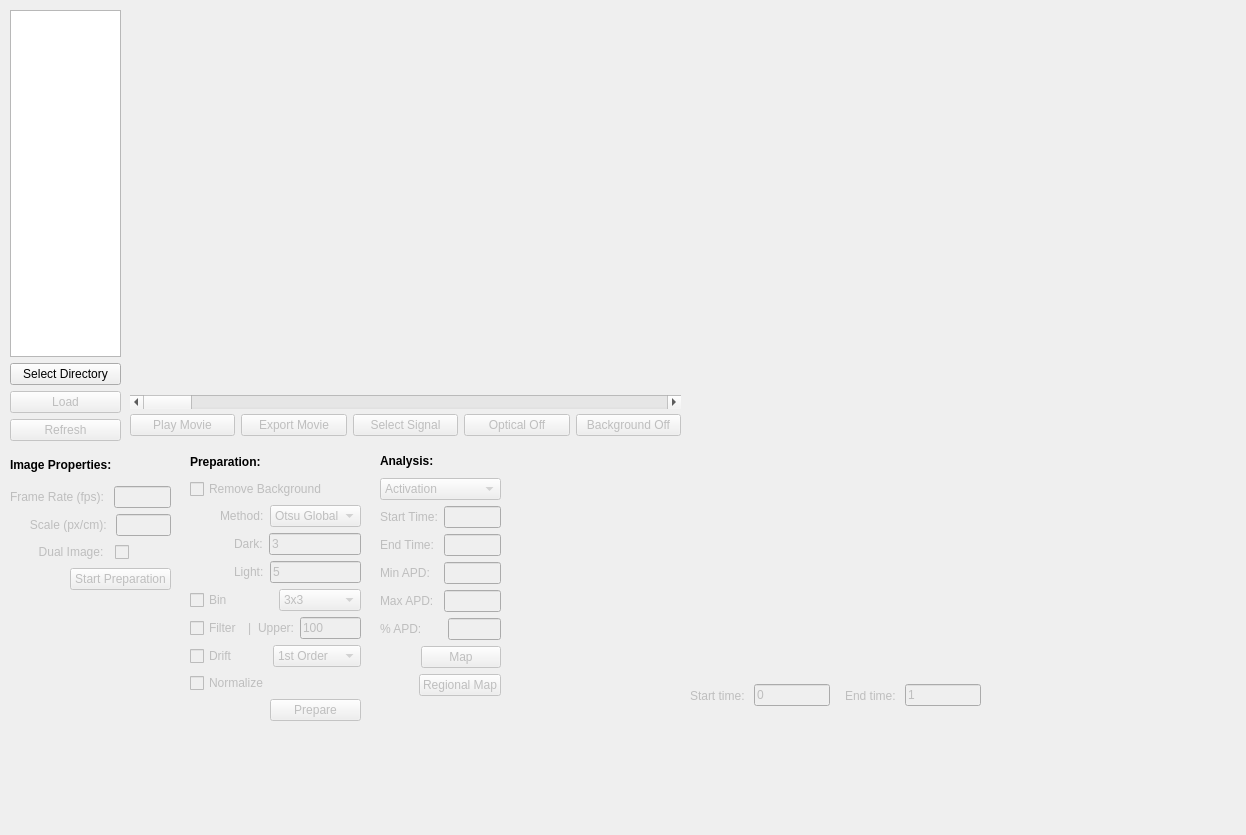
<?xml version="1.0" encoding="UTF-8"?>
<ui version="4.0">
 <class>MainWindow</class>
 <widget class="QMainWindow" name="MainWindow">
  <property name="geometry">
   <rect>
    <x>0</x>
    <y>0</y>
    <width>1246</width>
    <height>835</height>
   </rect>
  </property>
  <property name="sizePolicy">
   <sizepolicy hsizetype="Expanding" vsizetype="Expanding">
    <horstretch>0</horstretch>
    <verstretch>0</verstretch>
   </sizepolicy>
  </property>
  <property name="windowTitle">
   <string>MainWindow</string>
  </property>
  <widget class="QWidget" name="centralwidget">
   <widget class="QWidget" name="verticalLayoutWidget">
    <property name="geometry">
     <rect>
      <x>10</x>
      <y>10</y>
      <width>111</width>
      <height>431</height>
     </rect>
    </property>
    <layout class="QVBoxLayout" name="load_image_tools_vl">
     <item>
      <widget class="QListWidget" name="file_list"/>
     </item>
     <item>
      <widget class="QPushButton" name="sel_dir_button">
       <property name="text">
        <string>Select Directory</string>
       </property>
      </widget>
     </item>
     <item>
      <widget class="QPushButton" name="load_button">
       <property name="enabled">
        <bool>false</bool>
       </property>
       <property name="text">
        <string>Load</string>
       </property>
      </widget>
     </item>
     <item>
      <widget class="QPushButton" name="refresh_button">
       <property name="enabled">
        <bool>false</bool>
       </property>
       <property name="text">
        <string>Refresh</string>
       </property>
      </widget>
     </item>
    </layout>
   </widget>
   <widget class="QWidget" name="verticalLayoutWidget_2">
    <property name="geometry">
     <rect>
      <x>10</x>
      <y>450</y>
      <width>161</width>
      <height>140</height>
     </rect>
    </property>
    <layout class="QVBoxLayout" name="image_properties_vl">
     <item>
      <widget class="QLabel" name="image_prop_header">
       <property name="font">
        <font>
         <pointsize>9</pointsize>
         <weight>75</weight>
         <bold>true</bold>
        </font>
       </property>
       <property name="text">
        <string>Image Properties:</string>
       </property>
      </widget>
     </item>
     <item>
      <layout class="QHBoxLayout" name="frame_rate_hl">
       <item>
        <widget class="QLabel" name="frame_rate_label">
         <property name="enabled">
          <bool>false</bool>
         </property>
         <property name="text">
          <string>Frame Rate (fps): </string>
         </property>
        </widget>
       </item>
       <item>
        <widget class="QLineEdit" name="frame_rate_edit">
         <property name="enabled">
          <bool>false</bool>
         </property>
        </widget>
       </item>
      </layout>
     </item>
     <item>
      <layout class="QHBoxLayout" name="image_scale_hl">
       <item>
        <widget class="QLabel" name="image_scale_label">
         <property name="enabled">
          <bool>false</bool>
         </property>
         <property name="text">
          <string>      Scale (px/cm): </string>
         </property>
        </widget>
       </item>
       <item>
        <widget class="QLineEdit" name="image_scale_edit">
         <property name="enabled">
          <bool>false</bool>
         </property>
        </widget>
       </item>
      </layout>
     </item>
     <item>
      <layout class="QHBoxLayout" name="dual_image_hl">
       <item>
        <widget class="QCheckBox" name="dual_image_checkbox">
         <property name="enabled">
          <bool>false</bool>
         </property>
         <property name="layoutDirection">
          <enum>Qt::RightToLeft</enum>
         </property>
         <property name="text">
          <string>Dual Image:  </string>
         </property>
        </widget>
       </item>
       <item>
        <spacer name="horizontalSpacer">
         <property name="orientation">
          <enum>Qt::Horizontal</enum>
         </property>
         <property name="sizeType">
          <enum>QSizePolicy::Fixed</enum>
         </property>
         <property name="sizeHint" stdset="0">
          <size>
           <width>42</width>
           <height>20</height>
          </size>
         </property>
        </spacer>
       </item>
      </layout>
     </item>
     <item>
      <layout class="QHBoxLayout" name="start_prep_hl">
       <item>
        <spacer name="horizontalSpacer_2">
         <property name="orientation">
          <enum>Qt::Horizontal</enum>
         </property>
         <property name="sizeType">
          <enum>QSizePolicy::Fixed</enum>
         </property>
         <property name="sizeHint" stdset="0">
          <size>
           <width>60</width>
           <height>20</height>
          </size>
         </property>
        </spacer>
       </item>
       <item>
        <widget class="QPushButton" name="data_prop_button">
         <property name="enabled">
          <bool>false</bool>
         </property>
         <property name="text">
          <string>Start Preparation</string>
         </property>
        </widget>
       </item>
      </layout>
     </item>
    </layout>
   </widget>
   <widget class="QWidget" name="verticalLayoutWidget_3">
    <property name="geometry">
     <rect>
      <x>130</x>
      <y>10</y>
      <width>551</width>
      <height>381</height>
     </rect>
    </property>
    <layout class="QVBoxLayout" name="mpl_vl_window">
     <property name="spacing">
      <number>0</number>
     </property>
    </layout>
   </widget>
   <widget class="QWidget" name="verticalLayoutWidget_4">
    <property name="geometry">
     <rect>
      <x>690</x>
      <y>10</y>
      <width>541</width>
      <height>631</height>
     </rect>
    </property>
    <layout class="QVBoxLayout" name="mpl_sigvl_window"/>
   </widget>
   <widget class="QWidget" name="horizontalLayoutWidget">
    <property name="geometry">
     <rect>
      <x>130</x>
      <y>410</y>
      <width>551</width>
      <height>31</height>
     </rect>
    </property>
    <layout class="QHBoxLayout" name="image_hl_buttongroup">
     <item>
      <widget class="QPushButton" name="play_movie_button">
       <property name="enabled">
        <bool>false</bool>
       </property>
       <property name="text">
        <string>Play Movie</string>
       </property>
      </widget>
     </item>
     <item>
      <widget class="QPushButton" name="export_movie_button">
       <property name="enabled">
        <bool>false</bool>
       </property>
       <property name="text">
        <string>Export Movie</string>
       </property>
      </widget>
     </item>
     <item>
      <widget class="QPushButton" name="signal_select_button">
       <property name="enabled">
        <bool>false</bool>
       </property>
       <property name="text">
        <string>Select Signal</string>
       </property>
      </widget>
     </item>
     <item>
      <widget class="QPushButton" name="optical_toggle_button">
       <property name="enabled">
        <bool>false</bool>
       </property>
       <property name="text">
        <string>Optical Off</string>
       </property>
      </widget>
     </item>
     <item>
      <widget class="QPushButton" name="bkgd_toggle_button">
       <property name="enabled">
        <bool>false</bool>
       </property>
       <property name="text">
        <string>Background Off</string>
       </property>
      </widget>
     </item>
    </layout>
   </widget>
   <widget class="QWidget" name="verticalLayoutWidget_5">
    <property name="geometry">
     <rect>
      <x>130</x>
      <y>390</y>
      <width>551</width>
      <height>24</height>
     </rect>
    </property>
    <layout class="QVBoxLayout" name="movie_scroll_vl">
     <item>
      <widget class="QScrollBar" name="movie_scroll_obj">
       <property name="orientation">
        <enum>Qt::Horizontal</enum>
       </property>
      </widget>
     </item>
    </layout>
   </widget>
   <widget class="QWidget" name="verticalLayoutWidget_6">
    <property name="geometry">
     <rect>
      <x>190</x>
      <y>450</y>
      <width>171</width>
      <height>271</height>
     </rect>
    </property>
    <layout class="QVBoxLayout" name="prep_button_group">
     <item>
      <widget class="QLabel" name="image_prep_header">
       <property name="font">
        <font>
         <pointsize>9</pointsize>
         <weight>75</weight>
         <bold>true</bold>
        </font>
       </property>
       <property name="text">
        <string>Preparation:</string>
       </property>
      </widget>
     </item>
     <item>
      <layout class="QHBoxLayout" name="rm_bkgd_checkbox_hl">
       <item>
        <widget class="QCheckBox" name="rm_bkgd_checkbox">
         <property name="enabled">
          <bool>false</bool>
         </property>
         <property name="sizePolicy">
          <sizepolicy hsizetype="Fixed" vsizetype="Fixed">
           <horstretch>0</horstretch>
           <verstretch>0</verstretch>
          </sizepolicy>
         </property>
         <property name="text">
          <string>Remove Background</string>
         </property>
        </widget>
       </item>
       <item>
        <spacer name="horizontalSpacer_6">
         <property name="orientation">
          <enum>Qt::Horizontal</enum>
         </property>
         <property name="sizeHint" stdset="0">
          <size>
           <width>40</width>
           <height>20</height>
          </size>
         </property>
        </spacer>
       </item>
      </layout>
     </item>
     <item>
      <layout class="QHBoxLayout" name="rm_bkgd_hl">
       <item>
        <spacer name="horizontalSpacer_5">
         <property name="orientation">
          <enum>Qt::Horizontal</enum>
         </property>
         <property name="sizeType">
          <enum>QSizePolicy::Fixed</enum>
         </property>
         <property name="sizeHint" stdset="0">
          <size>
           <width>30</width>
           <height>20</height>
          </size>
         </property>
        </spacer>
       </item>
       <item>
        <widget class="QLabel" name="rm_bkgd_method_label">
         <property name="enabled">
          <bool>false</bool>
         </property>
         <property name="text">
          <string>Method:</string>
         </property>
        </widget>
       </item>
       <item>
        <widget class="QComboBox" name="rm_bkgd_method_drop">
         <property name="enabled">
          <bool>false</bool>
         </property>
         <property name="sizePolicy">
          <sizepolicy hsizetype="Expanding" vsizetype="Fixed">
           <horstretch>0</horstretch>
           <verstretch>0</verstretch>
          </sizepolicy>
         </property>
         <item>
          <property name="text">
           <string>Otsu Global</string>
          </property>
         </item>
         <item>
          <property name="text">
           <string>Mean</string>
          </property>
         </item>
         <item>
          <property name="text">
           <string>Random Walk</string>
          </property>
         </item>
        </widget>
       </item>
      </layout>
     </item>
     <item>
      <layout class="QHBoxLayout" name="bkgd_dark_hl">
       <item>
        <spacer name="horizontalSpacer_3">
         <property name="orientation">
          <enum>Qt::Horizontal</enum>
         </property>
         <property name="sizeType">
          <enum>QSizePolicy::Fixed</enum>
         </property>
         <property name="sizeHint" stdset="0">
          <size>
           <width>44</width>
           <height>20</height>
          </size>
         </property>
        </spacer>
       </item>
       <item>
        <widget class="QLabel" name="bkgd_dark_label">
         <property name="enabled">
          <bool>false</bool>
         </property>
         <property name="text">
          <string>Dark:</string>
         </property>
        </widget>
       </item>
       <item>
        <widget class="QLineEdit" name="bkgd_dark_edit">
         <property name="enabled">
          <bool>false</bool>
         </property>
         <property name="text">
          <string>3</string>
         </property>
        </widget>
       </item>
      </layout>
     </item>
     <item>
      <layout class="QHBoxLayout" name="bkgd_light_hl">
       <item>
        <spacer name="horizontalSpacer_4">
         <property name="orientation">
          <enum>Qt::Horizontal</enum>
         </property>
         <property name="sizeType">
          <enum>QSizePolicy::Fixed</enum>
         </property>
         <property name="sizeHint" stdset="0">
          <size>
           <width>44</width>
           <height>20</height>
          </size>
         </property>
        </spacer>
       </item>
       <item>
        <widget class="QLabel" name="bkgd_light_label">
         <property name="enabled">
          <bool>false</bool>
         </property>
         <property name="text">
          <string>Light:</string>
         </property>
        </widget>
       </item>
       <item>
        <widget class="QLineEdit" name="bkgd_light_edit">
         <property name="enabled">
          <bool>false</bool>
         </property>
         <property name="text">
          <string>5</string>
         </property>
        </widget>
       </item>
      </layout>
     </item>
     <item>
      <layout class="QHBoxLayout" name="bin_hl">
       <item>
        <widget class="QCheckBox" name="bin_checkbox">
         <property name="enabled">
          <bool>false</bool>
         </property>
         <property name="text">
          <string>Bin</string>
         </property>
        </widget>
       </item>
       <item>
        <widget class="QComboBox" name="bin_drop">
         <property name="enabled">
          <bool>false</bool>
         </property>
         <item>
          <property name="text">
           <string>3x3</string>
          </property>
         </item>
         <item>
          <property name="text">
           <string>5x5</string>
          </property>
         </item>
         <item>
          <property name="text">
           <string>7x7</string>
          </property>
         </item>
        </widget>
       </item>
      </layout>
     </item>
     <item>
      <layout class="QHBoxLayout" name="filter_hl">
       <item>
        <layout class="QHBoxLayout" name="horizontalLayout">
         <item>
          <widget class="QCheckBox" name="filter_checkbox">
           <property name="enabled">
            <bool>false</bool>
           </property>
           <property name="text">
            <string>Filter</string>
           </property>
          </widget>
         </item>
         <item>
          <widget class="QLabel" name="filter_label_separator">
           <property name="enabled">
            <bool>false</bool>
           </property>
           <property name="text">
            <string>|</string>
           </property>
          </widget>
         </item>
         <item>
          <widget class="QLabel" name="filter_upper_label">
           <property name="enabled">
            <bool>false</bool>
           </property>
           <property name="text">
            <string>Upper:</string>
           </property>
          </widget>
         </item>
         <item>
          <widget class="QLineEdit" name="filter_upper_edit">
           <property name="enabled">
            <bool>false</bool>
           </property>
           <property name="sizePolicy">
            <sizepolicy hsizetype="Minimum" vsizetype="Fixed">
             <horstretch>0</horstretch>
             <verstretch>0</verstretch>
            </sizepolicy>
           </property>
           <property name="text">
            <string>100</string>
           </property>
          </widget>
         </item>
        </layout>
       </item>
      </layout>
     </item>
     <item>
      <layout class="QHBoxLayout" name="drift_hl">
       <item>
        <widget class="QCheckBox" name="drift_checkbox">
         <property name="enabled">
          <bool>false</bool>
         </property>
         <property name="text">
          <string>Drift</string>
         </property>
        </widget>
       </item>
       <item>
        <widget class="QComboBox" name="drift_drop">
         <property name="enabled">
          <bool>false</bool>
         </property>
         <item>
          <property name="text">
           <string>1st Order</string>
          </property>
         </item>
         <item>
          <property name="text">
           <string>2nd Order</string>
          </property>
         </item>
         <item>
          <property name="text">
           <string>3rd Order</string>
          </property>
         </item>
         <item>
          <property name="text">
           <string>4th Order</string>
          </property>
         </item>
         <item>
          <property name="text">
           <string>5th Order</string>
          </property>
         </item>
         <item>
          <property name="text">
           <string>6th Order</string>
          </property>
         </item>
         <item>
          <property name="text">
           <string>7th Order</string>
          </property>
         </item>
         <item>
          <property name="text">
           <string>8th Order</string>
          </property>
         </item>
         <item>
          <property name="text">
           <string>9th Order</string>
          </property>
         </item>
         <item>
          <property name="text">
           <string>10th Order</string>
          </property>
         </item>
        </widget>
       </item>
      </layout>
     </item>
     <item>
      <layout class="QHBoxLayout" name="horizontalLayout_9">
       <item>
        <widget class="QCheckBox" name="normalize_checkbox">
         <property name="enabled">
          <bool>false</bool>
         </property>
         <property name="text">
          <string>Normalize</string>
         </property>
        </widget>
       </item>
      </layout>
     </item>
     <item>
      <layout class="QHBoxLayout" name="prepare_hl">
       <item>
        <spacer name="horizontalSpacer_7">
         <property name="orientation">
          <enum>Qt::Horizontal</enum>
         </property>
         <property name="sizeType">
          <enum>QSizePolicy::Fixed</enum>
         </property>
         <property name="sizeHint" stdset="0">
          <size>
           <width>80</width>
           <height>20</height>
          </size>
         </property>
        </spacer>
       </item>
       <item>
        <widget class="QPushButton" name="prep_button">
         <property name="enabled">
          <bool>false</bool>
         </property>
         <property name="text">
          <string>Prepare</string>
         </property>
        </widget>
       </item>
      </layout>
     </item>
    </layout>
   </widget>
   <widget class="QWidget" name="verticalLayoutWidget_7">
    <property name="geometry">
     <rect>
      <x>380</x>
      <y>450</y>
      <width>121</width>
      <height>246</height>
     </rect>
    </property>
    <layout class="QVBoxLayout" name="verticalLayout">
     <item>
      <widget class="QLabel" name="image_analysis_header">
       <property name="enabled">
        <bool>true</bool>
       </property>
       <property name="font">
        <font>
         <pointsize>9</pointsize>
         <weight>75</weight>
         <bold>true</bold>
        </font>
       </property>
       <property name="text">
        <string>Analysis:</string>
       </property>
      </widget>
     </item>
     <item>
      <layout class="QHBoxLayout" name="analysis_drop_hl">
       <item>
        <widget class="QComboBox" name="analysis_drop">
         <property name="enabled">
          <bool>false</bool>
         </property>
         <property name="frame">
          <bool>true</bool>
         </property>
         <item>
          <property name="text">
           <string>Activation</string>
          </property>
         </item>
         <item>
          <property name="text">
           <string>APD</string>
          </property>
         </item>
        </widget>
       </item>
      </layout>
     </item>
     <item>
      <layout class="QHBoxLayout" name="analysis_start_time_hl">
       <item>
        <widget class="QLabel" name="start_time_label">
         <property name="enabled">
          <bool>false</bool>
         </property>
         <property name="text">
          <string>Start Time: </string>
         </property>
        </widget>
       </item>
       <item>
        <widget class="QLineEdit" name="start_time_edit">
         <property name="enabled">
          <bool>false</bool>
         </property>
         <property name="sizePolicy">
          <sizepolicy hsizetype="Fixed" vsizetype="Fixed">
           <horstretch>0</horstretch>
           <verstretch>0</verstretch>
          </sizepolicy>
         </property>
        </widget>
       </item>
      </layout>
     </item>
     <item>
      <layout class="QHBoxLayout" name="analysis_end_time_hl">
       <item>
        <widget class="QLabel" name="end_time_label">
         <property name="enabled">
          <bool>false</bool>
         </property>
         <property name="text">
          <string>End Time:   </string>
         </property>
        </widget>
       </item>
       <item>
        <widget class="QLineEdit" name="end_time_edit">
         <property name="enabled">
          <bool>false</bool>
         </property>
         <property name="sizePolicy">
          <sizepolicy hsizetype="Fixed" vsizetype="Fixed">
           <horstretch>0</horstretch>
           <verstretch>0</verstretch>
          </sizepolicy>
         </property>
        </widget>
       </item>
      </layout>
     </item>
     <item>
      <layout class="QHBoxLayout" name="analysis_min_val_hl">
       <item>
        <widget class="QLabel" name="min_val_label">
         <property name="enabled">
          <bool>false</bool>
         </property>
         <property name="text">
          <string>Min APD:    </string>
         </property>
        </widget>
       </item>
       <item>
        <widget class="QLineEdit" name="min_val_edit">
         <property name="enabled">
          <bool>false</bool>
         </property>
         <property name="sizePolicy">
          <sizepolicy hsizetype="Fixed" vsizetype="Fixed">
           <horstretch>0</horstretch>
           <verstretch>0</verstretch>
          </sizepolicy>
         </property>
        </widget>
       </item>
      </layout>
     </item>
     <item>
      <layout class="QHBoxLayout" name="analysis_max_val_hl">
       <item>
        <widget class="QLabel" name="max_val_label">
         <property name="enabled">
          <bool>false</bool>
         </property>
         <property name="text">
          <string>Max APD:    </string>
         </property>
        </widget>
       </item>
       <item>
        <widget class="QLineEdit" name="max_val_edit">
         <property name="enabled">
          <bool>false</bool>
         </property>
         <property name="sizePolicy">
          <sizepolicy hsizetype="Fixed" vsizetype="Fixed">
           <horstretch>0</horstretch>
           <verstretch>0</verstretch>
          </sizepolicy>
         </property>
        </widget>
       </item>
      </layout>
     </item>
     <item>
      <layout class="QHBoxLayout" name="horizontalLayout_3">
       <item>
        <widget class="QLabel" name="perc_apd_label">
         <property name="enabled">
          <bool>false</bool>
         </property>
         <property name="text">
          <string>% APD:      </string>
         </property>
        </widget>
       </item>
       <item>
        <widget class="QLineEdit" name="perc_apd_edit">
         <property name="enabled">
          <bool>false</bool>
         </property>
        </widget>
       </item>
      </layout>
     </item>
     <item>
      <layout class="QHBoxLayout" name="analysis_map_hl">
       <item>
        <spacer name="analysis_map_spacer">
         <property name="orientation">
          <enum>Qt::Horizontal</enum>
         </property>
         <property name="sizeHint" stdset="0">
          <size>
           <width>40</width>
           <height>20</height>
          </size>
         </property>
        </spacer>
       </item>
       <item>
        <widget class="QPushButton" name="map_pushbutton">
         <property name="enabled">
          <bool>false</bool>
         </property>
         <property name="text">
          <string>Map</string>
         </property>
        </widget>
       </item>
      </layout>
     </item>
     <item>
      <layout class="QHBoxLayout" name="analysis_reg_map_hl">
       <item>
        <spacer name="analysis_reg_map_spacer">
         <property name="orientation">
          <enum>Qt::Horizontal</enum>
         </property>
         <property name="sizeHint" stdset="0">
          <size>
           <width>40</width>
           <height>20</height>
          </size>
         </property>
        </spacer>
       </item>
       <item>
        <widget class="QPushButton" name="reg_map_pushbutton">
         <property name="enabled">
          <bool>false</bool>
         </property>
         <property name="text">
          <string>Regional Map</string>
         </property>
        </widget>
       </item>
      </layout>
     </item>
    </layout>
   </widget>
   <widget class="QWidget" name="horizontalLayoutWidget_10">
    <property name="geometry">
     <rect>
      <x>690</x>
      <y>680</y>
      <width>291</width>
      <height>31</height>
     </rect>
    </property>
    <layout class="QHBoxLayout" name="horizontalLayout_4">
     <item>
      <widget class="QLabel" name="axes_start_time_label">
       <property name="enabled">
        <bool>false</bool>
       </property>
       <property name="text">
        <string>Start time: </string>
       </property>
      </widget>
     </item>
     <item>
      <widget class="QLineEdit" name="axes_start_time_edit">
       <property name="enabled">
        <bool>false</bool>
       </property>
       <property name="text">
        <string>0</string>
       </property>
      </widget>
     </item>
     <item>
      <spacer name="horizontalSpacer_8">
       <property name="orientation">
        <enum>Qt::Horizontal</enum>
       </property>
       <property name="sizeHint" stdset="0">
        <size>
         <width>40</width>
         <height>20</height>
        </size>
       </property>
      </spacer>
     </item>
     <item>
      <widget class="QLabel" name="axes_end_time_label">
       <property name="enabled">
        <bool>false</bool>
       </property>
       <property name="text">
        <string>End time: </string>
       </property>
      </widget>
     </item>
     <item>
      <widget class="QLineEdit" name="axes_end_time_edit">
       <property name="enabled">
        <bool>false</bool>
       </property>
       <property name="text">
        <string>1</string>
       </property>
      </widget>
     </item>
    </layout>
   </widget>
  </widget>
 </widget>
 <resources/>
 <connections/>
</ui>
